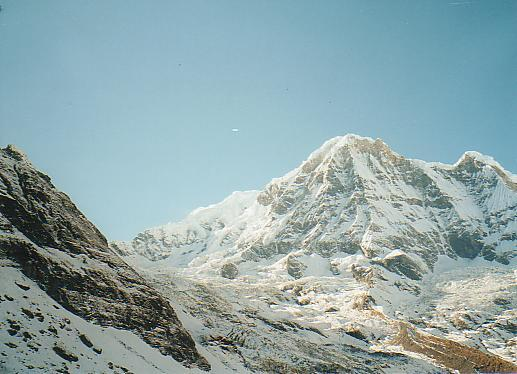
#> input picture mountain1.jpg, 517 x 374 px
$ python mountain.py
#> lines starting #> are read from the running program, lines starting #| are printed output that depends on the picture; long printed decimals are rounded
'''
@author: rohangupta

References:
https://docs.opencv.org/3.0-beta/doc/py_tutorials/py_feature2d/py_matcher/py_matcher.html
https://stackoverflow.com/questions/13063201/how-to-show-the-whole-image-when-using-opencv-warpperspective/20355545#20355545
'''

import cv2
import numpy as np
from matplotlib import pyplot as plt
import math

UBIT = "rgupta24"
def __normalize(point_list):
    # type: (np.ndarray) -> (np.ndarray, np.ndarray)
    """
    正規化処理
    :param point_list: point list to be normalized
    :return: normalization results
    """
    m = np.mean(point_list[:2], axis=1)
    max_std = max(np.std(point_list[:2], axis=1)) + 1e-9
    c = np.diag([1 / max_std, 1 / max_std, 1])
    c[0][2] = -m[0] / max_std
    c[1][2] = -m[1] / max_std
    return np.dot(c, point_list), c
def getPerspectiveTransformMatrix(p1, p2):
    matrixIndex = 0
    A=[]
    for i in range(0, len(p1)):
        x, y = p1[i][0], p1[i][1]
        u, v = p2[i][0], p2[i][1]
        A.append([x, y, 1, 0, 0, 0, -u * x, -u * y, -u])
        A.append([0, 0, 0, x, y, 1, -v * x, -v * y, -v])
    A = np.asarray(A)
    U, S, Vh = np.linalg.svd(A)
    L = Vh[-1, :] / Vh[-1, -1]
    H = L.reshape(3, 3)
    return H

def getPerspectiveTransformMatrix2(p1, p2):
    matrixIndex = 0
    A=[]
    for i in range(0, len(p1)):
        x, y = p1[i][0], p1[i][1]
        u, v = p2[i][0], p2[i][1]
        A.append( [-x, -y, -1, 0, 0, 0, u * x, u * y, u])

    for i in range(0, len(p1)):
        x, y = p1[i][0], p1[i][1]
        u, v = p2[i][0], p2[i][1]
        A.append([0, 0, 0, -x, -y, -1, v*x, v*y, v])

    A = np.asarray(A)

    U, S, Vh = np.linalg.svd(A)
    np.set_printoptions(suppress=True)
    #print(Vh)
    L = Vh[-1,:]

    H = np.reshape(L,(3, 3))
    H=H/H[0,0]
    return H

#Importing the images
mountain1 = cv2.imread("mountain1.jpg")
#> mountain1 is the input picture: shape (374, 517, 3); mean B, G, R 169.1, 166.7, 143.4
mountain2 = cv2.imread("mountain2.jpg")
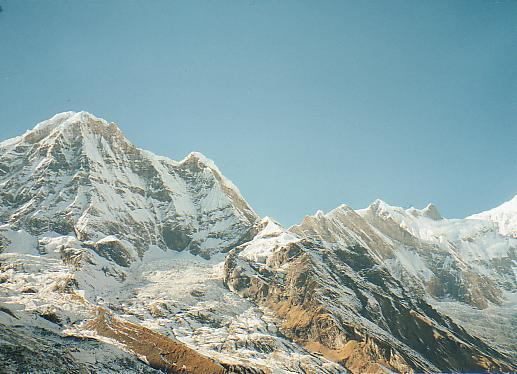
#> input picture mountain2.jpg, 517 x 374 px
#> mountain2 is the input picture: shape (374, 517, 3); mean B, G, R 165, 163.3, 138.9

### PART 1

#Converting images to gray-scale
grayMountain1 = cv2.cvtColor(mountain1, cv2.COLOR_BGR2GRAY)
grayMountain2 = cv2.cvtColor(mountain2, cv2.COLOR_BGR2GRAY)
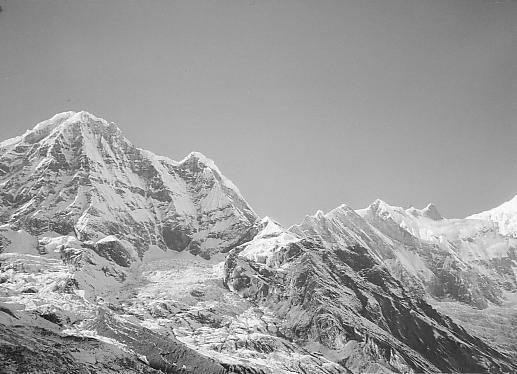
#> grayMountain2: shape (374, 517); min 2, max 255, mean 156.2

#Creating SIFT object
sift = cv2.xfeatures2d.SIFT_create()

#Finding keypoints and descriptors for Mountain images
keyp1, desc1 = sift.detectAndCompute(grayMountain1, None)
#> keyp1 = 1030 keypoints; strongest (x, y, size): (68, 322, 2.1), (11, 299, 2.4), (367, 341, 2), (223, 347, 2)
keyp2, desc2 = sift.detectAndCompute(grayMountain2, None)
#> keyp2 = 1077 keypoints; strongest (x, y, size): (258, 329, 2), (412, 311, 2.1), (234, 366, 2), (30, 291, 3.9)

#Drawing keypoints for Mountain images
keyImage1 = cv2.drawKeypoints(grayMountain1, keyp1, np.array([]), (0, 0, 255))
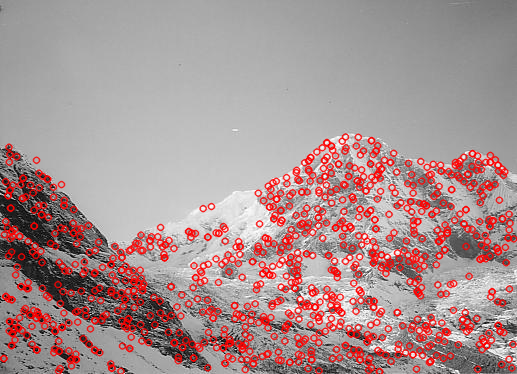
#> keyImage1: shape (374, 517, 3); mean of channels 0, 1, 2 145.5, 145.5, 170.4; drawn as B, G, R
keyImage2 = cv2.drawKeypoints(grayMountain2, keyp2, np.array([]), (0, 0, 255))
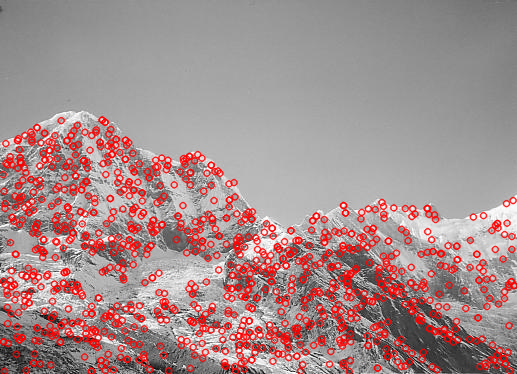
#> keyImage2: shape (374, 517, 3); mean of channels 0, 1, 2 140.6, 140.6, 166.4; drawn as B, G, R

cv2.imwrite('task1_sift1.jpg', keyImage1)
cv2.imwrite('task1_sift2.jpg', keyImage2)

### PART 2

#Brute-Force matching with SIFT descriptors
brutef = cv2.BFMatcher()

#Matching the keypoints with k-nearest neighbor (with k=2)
matches = brutef.knnMatch(desc1, desc2, k=2)
#> matches = 1030 matches

goodMatch = []
#Performing ratio test to find good matches
for m, n in matches:
	if m.distance < 0.75*n.distance:
		goodMatch.append(m)
#> after the loop, goodMatch = 244 matches

#Drawing good matches
matchImage = cv2.drawMatches(mountain1, keyp1, mountain2, keyp2, goodMatch, np.array([]), (0, 0, 255), flags=2)

cv2.imwrite('task1_matches_knn.jpg', matchImage)

### PART 3

#Getting source and destination points
srce_pts = np.float32([ keyp1[m.queryIdx].pt for m in goodMatch]).reshape(-1, 1, 2)
#> srce_pts = 244 rows, first 8: [20.59, 286.1], [27.68, 282], [61, 184], [223, 226], [289.4, 195.2], [292.1, 192.3], [295.8, 172.1], [296.2, 169.8]
dest_pts = np.float32([ keyp2[m.trainIdx].pt for m in goodMatch]).reshape(-1, 1, 2)
#> dest_pts = 244 rows, first 8: [10.41, 313.3], [192.7, 346.8], [506, 203.1], [123.3, 279.4], [5.53, 163], [8.99, 160.3], [17.12, 140.1], [17.87, 138.2]
p1=np.reshape(srce_pts,(len(srce_pts),2))
#> p1 = 244 pairs, first value 20.59 to 512.4, second value 145.3 to 358.8
p2=np.reshape(dest_pts,(len(dest_pts),2))
#> p2 = 244 pairs, first value 4.82 to 506, second value 119.6 to 346.8
#print(len(dest_pts))
#print(p1)
# print(dest_pts.shape)
#Finding Homography Matrix and mask
homography, mask = cv2.findHomography(srce_pts, dest_pts, cv2.RANSAC, 5.0)
#> homography = [[1.59, -0.292, -395.2], [0.448, 1.43, -190.3], [0.00121, -6.08e-05, 1]]; mask = 244 values, max 1 at index 4, min 0 at index 0, mean 0.98
#homographyMat=getPerspectiveTransformMatrix2(srce_pts, dest_pts)
homographyMat=getPerspectiveTransformMatrix(p1, p2)
#> the loop in getPerspectiveTransformMatrix, `for i in range(0, len(p1)):` made 244 passes
#> (x, y, u, v) on passes 1 to 3: (20.59, 286.1, 10.41, 313.3), (27.68, 282, 192.7, 346.8), (61, 184, 506, 203.1)
#> after the loop in getPerspectiveTransformMatrix, `for i in range(0, len(p1)):`: A = 488 items
#> in getPerspectiveTransformMatrix, `U, S, Vh = np.linalg.svd(A)`:
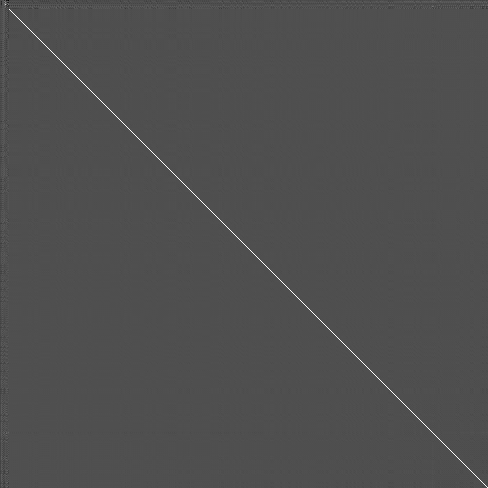
#> U: shape (488, 488) float64; min -0.452, max 0.994, mean -6.73e-06; drawn with min black and max white
#> in getPerspectiveTransformMatrix, `U, S, Vh = np.linalg.svd(A)`: S = [2013443.8, 288503.2, 7120.7, 2224, 816.1, 484.3, 299.3, 2.22, 0.747]
#> in getPerspectiveTransformMatrix, `L = Vh[-1, :] / Vh[-1, -1]`: L = [-0.546, -0.219, 223.8, -0.571, -0.997, 373.6, -0.002, -0.00239, 1]
#> in getPerspectiveTransformMatrix, `H = L.reshape(3, 3)`: H = [[-0.546, -0.219, 223.8], [-0.571, -0.997, 373.6], [-0.002, -0.00239, 1]]
#> homographyMat has the same summary as H in getPerspectiveTransformMatrix
np.set_printoptions(suppress=True)
print(homographyMat)
#| [[ -0.5457  -0.2186 223.758]
#|  [ -0.5705  -0.9965 373.577]
#|  [ -0.002002   -0.002387    1.        ]]

### PART 4

#Converting the mask to a list
matchesMask = mask.ravel().tolist()
#> matchesMask has the same summary as mask

h, w = mountain1.shape[:2]
#> h = 374; w = 517
pts = np.float32([[0,0], [0,h-1], [w-1,h-1], [w-1,0]]).reshape(-1, 1, 2)
#> pts = [[0, 0], [0, 373], [516, 373], [516, 0]]

matchIndex = []
for i in range(len(matchesMask)):
	if (matchesMask[i]):
		matchIndex.append(i)
#> after the loop, matchIndex = 239 values from 4 to 243

matchArray = []
for i in matchIndex:
	matchArray.append(goodMatch[i])
#> after the loop, matchArray = 239 matches

#Finding 10 random matches using inliers
np.random.seed(sum([ord(c) for c in UBIT]))
randomMatch = np.random.choice(matchArray, 10, replace=False)

#Defining draw parameters
draw_params = dict(matchColor=(0, 0, 255),
                   singlePointColor=None,
                   flags=2)

#Drawing the match image for 10 random points
matchImage = cv2.drawMatches(mountain1, keyp1, mountain2, keyp2, randomMatch, None, **draw_params)
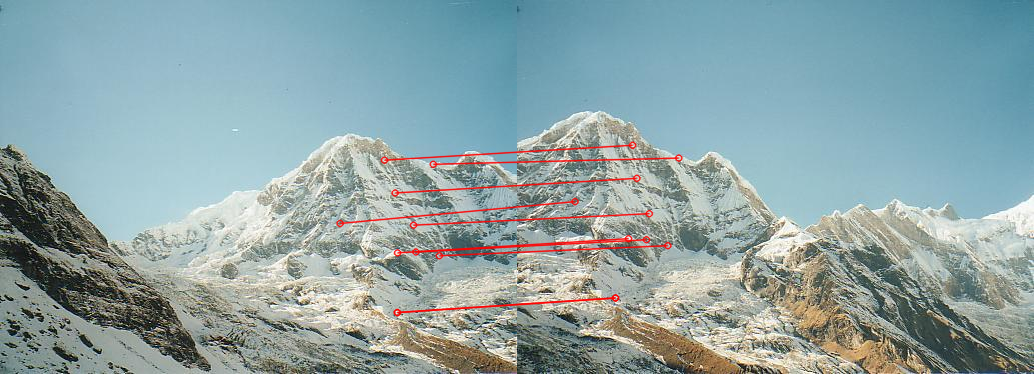
#> matchImage: shape (374, 1034, 3); mean B, G, R 165.7, 163.6, 142

cv2.imwrite('task1_matches.jpg', matchImage)

### PART 5

h1, w1 = mountain2.shape[:2]
#> h1 = 374; w1 = 517
h2, w2 = mountain1.shape[:2]
#> h2 = 374; w2 = 517
pts1 = np.float32([[0, 0], [0, h1], [w1, h1], [w1, 0]]).reshape(-1, 1, 2)
#> pts1 = [[0, 0], [0, 374], [517, 374], [517, 0]]
pts2 = np.float32([[0, 0], [0, h2], [w2, h2], [w2, 0]]).reshape(-1, 1, 2)
pts2_ = cv2.perspectiveTransform(pts2, homographyMat)
#> pts2_ = [[223.8, 373.6], [1323.6, 8.22], [151, 317], [1660.6, -2237.5]]
pts = np.concatenate((pts1, pts2_), axis=0)
#> pts = [[0, 0], [0, 374], [517, 374], [517, 0], [223.8, 373.6], [1323.6, 8.22], [151, 317], [1660.6, -2237.5]]

#Finding the minimum and maximum coordinates
[xmin, ymin] = np.int32(pts.min(axis=0).ravel() - 0.5)
#> xmin = 0; ymin = -2238
[xmax, ymax] = np.int32(pts.max(axis=0).ravel() + 0.5)
#> xmax = 1661; ymax = 374
t = [-xmin, -ymin]
#> t = [0, 2238]

#Translating
Ht = np.array([[1, 0, t[0]], [0, 1, t[1]], [0, 0, 1]])
#> Ht = [[1, 0, 0], [0, 1, 2238], [0, 0, 1]]

#Warping the first image on the second image using Homography Matrix
result = cv2.warpPerspective(mountain1, Ht.dot(homographyMat), (xmax-xmin, ymax-ymin))
result[t[1]:h1+t[1], t[0]:w1+t[0]] = mountain2
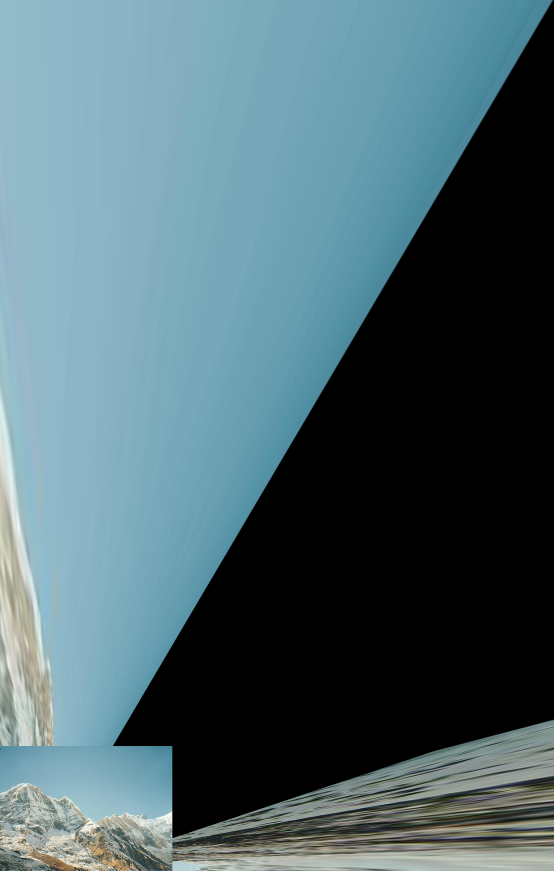
#> result: shape (2612, 1661, 3) (shown at 1/3 size); mean B, G, R 111.5, 103.9, 78.6

cv2.imwrite('task1_pano.jpg', result)
